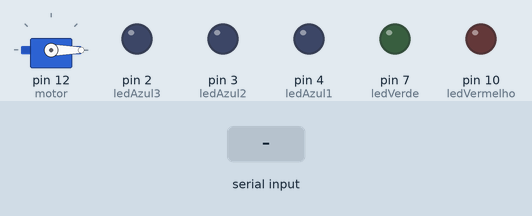
Recording of a sketch running on a simulated Arduino Uno, built with avr-gcc and run on an emulated ATmega328P. Parts: servo, output pins drawn as LEDs (lit = HIGH). The test bench sets the inputs (shaded band). Random numbers use the default seed unless the sketch sets one; what the sketch prints to the serial monitor is not drawn.

Above: at 1.2 s.
1.3 s: "90,45\n" received over Serial
At 5.3 s:
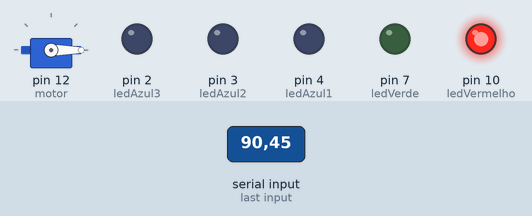
Timing chart, 0 to 17.8 s (numbered marks = the images above; inputs shaded):
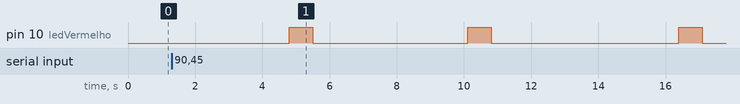

The sketch:

jogo_do_dado_de_leds1.ino
```cpp
#include <Servo.h>
Servo motor;//cria uma variavel/objeto
const int ledVermelho = 10;
const int ledVerde = 7;
const int ledAzul1 = 4;
const int ledAzul2 = 3;
const int ledAzul3 = 2;

//funções
void desenhoPontinhos(int qtdpontos = 5, int tempo = 700)
{
  for(int i = 1; i <= qtdpontos; i++)
  {
    Serial.print(".");
    delay(tempo);
  }

  Serial.println();
}
void desenhaCabecalho(){

  Serial.println("");//pula uma linha
  Serial.println("------------------------------------");
  Serial.println("        PROGRMA JOGO DE DADOS       ");
  Serial.println("------------------------------------");
  Serial.println("");//pula uma linha

}

void acertos(int numerodeacertos = 3){
  for(int n = 0; n <=3; n++){
    digitalWrite(ledAzul1, HIGH);
    digitalWrite(ledAzul2, HIGH);
    digitalWrite(ledAzul3, HIGH);
    motor.write(90);
}

}
//variaveis globais
void setup()
{
  Serial.begin(9600);
  randomSeed(analogRead(0));// inicia e normaliza a porta randonica para evitar o mesmo valor
  motor.attach(12);
  pinMode(ledVermelho, OUTPUT);
  pinMode(ledVerde, OUTPUT);
  pinMode(ledAzul1, OUTPUT);
  pinMode(ledAzul2, OUTPUT);
  pinMode(ledAzul3, OUTPUT);
  motor.write(0);
}

void loop()
{
  motor.write(0);


  desenhaCabecalho();//invoca a função

  int vetPalpites;
  int vetResultados;

   //aqui dentro vai o jogo todo

  //pedir o palpite do usuario
  Serial.println("Digite um palpite de 1 a 6");
  while(!Serial.available());
  int palpite = Serial.parseInt();

  //sortear o dado
  int numerosorteado = random(1, 7);//gera um numero aleatorio de 1 a 6
  Serial.print("jogando o dado");

  desenhoPontinhos();

  //mostrar o resultado

  Serial.println("Seu palpite: " + String(palpite));
  Serial.println("Numero do dado: " + String(numerosorteado));

  //guarda os dados nos vetores para posteriormente montar o relatorio
   vetPalpites = palpite;
   vetResultados = numerosorteado;

  //se acertou dar os parabens, senão que pena
  if(palpite == numerosorteado)
  {
    Serial.println("Parabens voce acertou");
    digitalWrite(ledVerde, HIGH);
    delay(700);
    digitalWrite(ledVerde, LOW);
    acertos();
  }else{
    Serial.println("Que pena, tente outra vez!");
    digitalWrite(ledVermelho, HIGH);
    delay(700);
    digitalWrite(ledVermelho, LOW);
  }

  delay(1000);
}//fim do loop
```

Measured:
- after the input at 1.3 s, pin 10 (ledVermelho): goes HIGH 0.70 s, LOW 4.6 s, HIGH 0.70 s, LOW 5.6 s, HIGH 0.70 s, then LOW, starting after 3.5 s
